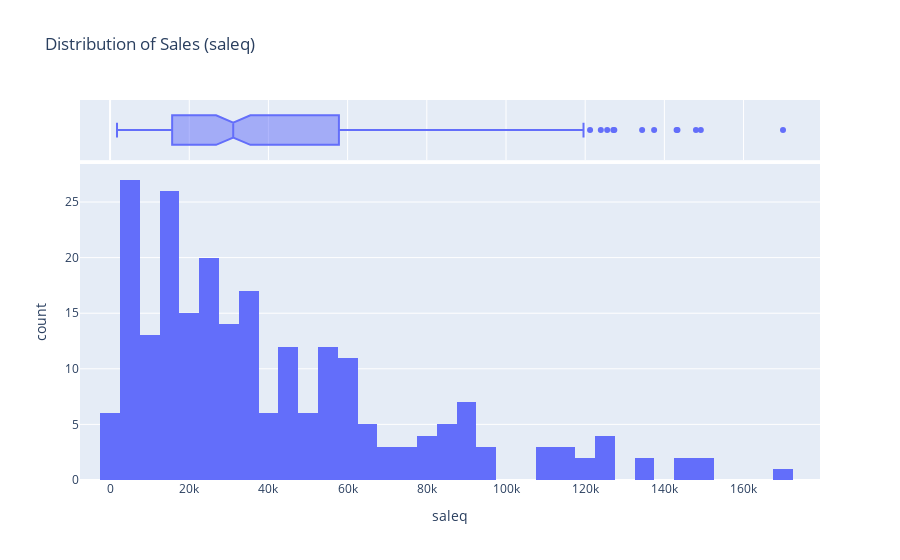

Here is the notebook cell this chart was saved with:
### Markdown cell above
### Histograms

### Code cell
fig_saleq = px.histogram(df, x='saleq', nbins=50, marginal='box', title='Distribution of Sales (saleq)')
fig_saleq.show()

### Figure 1 — Plotly figure (JSON) as saved in the notebook; plotly's stock layout.template omitted (floating-point values rounded to 4 significant figures; data arrays with more than 128 entries replaced by an {"elided": "..."} marker saying what was removed)
{"data": [{"alignmentgroup": "True", "bingroup": "x", "hovertemplate": "saleq=%{x}<br>count=%{y}<extra></extra>", "legendgroup": "", "marker": {"color": "#636efa", "pattern": {"shape": ""}}, "name": "", "nbinsx": 50, "offsetgroup": "", "orientation": "v", "showlegend": false, "type": "histogram", "x": {"elided": "234 float values"}, "xaxis": "x", "yaxis": "y"}, {"alignmentgroup": "True", "hovertemplate": "saleq=%{x}<extra></extra>", "legendgroup": "", "marker": {"color": "#636efa"}, "name": "", "notched": true, "offsetgroup": "", "showlegend": false, "type": "box", "x": {"elided": "234 float values"}, "xaxis": "x2", "yaxis": "y2"}], "layout": {"barmode": "relative", "legend": {"tracegroupgap": 0}, "title": {"text": "Distribution of Sales (saleq)"}, "xaxis": {"anchor": "y", "domain": [0, 1], "title": {"text": "saleq"}}, "xaxis2": {"anchor": "y2", "domain": [0, 1], "matches": "x", "showgrid": true, "showticklabels": false}, "yaxis": {"anchor": "x", "domain": [0, 0.8316], "title": {"text": "count"}}, "yaxis2": {"anchor": "x2", "domain": [0.8416, 1], "matches": "y2", "showgrid": false, "showline": false, "showticklabels": false, "ticks": ""}}}
